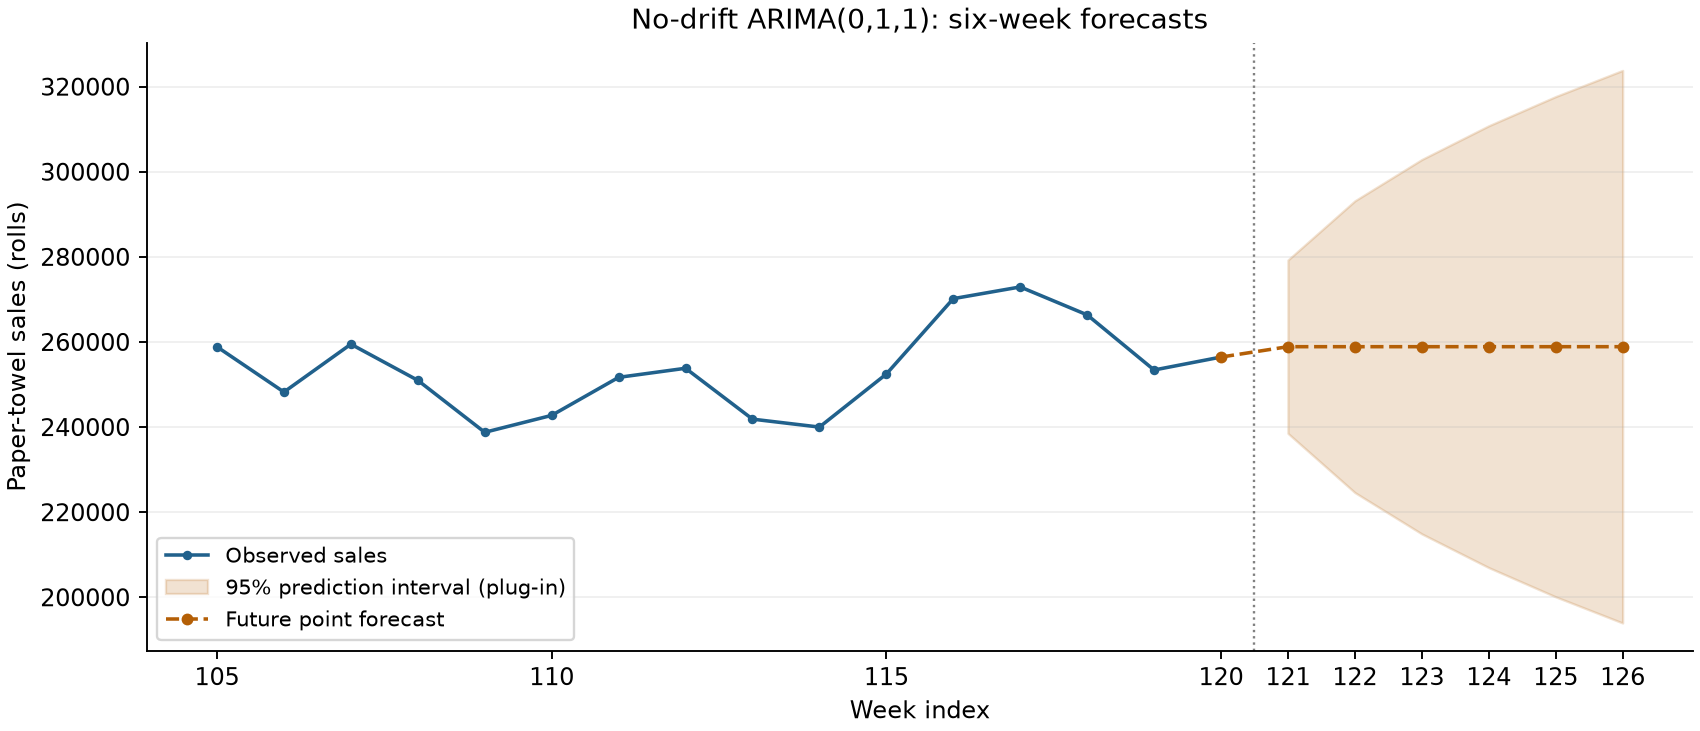

This chart was generated by the following Python code:
import csv
import json
import numpy as np
from scipy.optimize import minimize_scalar
from scipy.stats import norm
import matplotlib
matplotlib.use('Agg')
import matplotlib.pyplot as plt

with open('paper_towels.csv',newline='') as f:
    data=list(csv.reader(f))
y=np.array([float(r[1]) for r in data[1:]])
w=np.diff(y)
def errors(theta):
    prev=0.; out=[]
    for z in w:
        prev=z-theta*prev
        out.append(prev)
    return np.array(out)
fit=minimize_scalar(lambda theta:float(np.sum(errors(theta)**2)),bounds=(-.999,.999),method='bounded',options={'xatol':1e-13})
theta=float(fit.x); e=errors(theta)
# Residual variance estimate: 119 conditional errors minus one fitted coefficient.
sigma2=float(e@e/(len(e)-1))
h=np.arange(1,7)
forecast=float(y[-1]+theta*e[-1])
variance=sigma2*(1+(h-1)*(1+theta)**2)
se=np.sqrt(variance)
z=float(norm.ppf(.975))
mean=np.full(6,100000+10000*forecast)
lo=100000+10000*(forecast-z*se)
hi=100000+10000*(forecast+z*se)
rows=[{'week':int(120+k),'horizon':int(k),'point_rolls':float(m),'lower95_rolls':float(l),'upper95_rolls':float(u),'forecast_SE_recorded_units':float(s)} for k,m,l,u,s in zip(h,mean,lo,hi,se)]
result={'theta_hat_plus_convention':theta,'last_error':float(e[-1]),'sigma2_estimate_SSE_over_118':sigma2,
        'last_observed_rolls':float(100000+10000*y[-1]),'forecast_change_week121':float(theta*e[-1]),
        'assumptions':'Independent Gaussian innovations with constant variance; fitted theta and last innovation treated as known; parameter and model uncertainty omitted.',
        'forecasts':rows}
with open('paper_towels_forecast_08_results.json','w') as f:
    json.dump(result,f,indent=2)
with open('paper_towels_forecast_08.csv','w',newline='') as f:
    writer=csv.DictWriter(f,fieldnames=list(rows[0]))
    writer.writeheader(); writer.writerows(rows)
fig,ax=plt.subplots(figsize=(10,4.3),constrained_layout=True)
ax.plot(np.arange(105,121),100000+10000*y[104:],color='#21618c',marker='o',ms=3,label='Observed sales')
ax.fill_between(120+h,lo,hi,color='#b45f06',alpha=.18,label='95% prediction interval (plug-in)')
ax.plot(np.r_[120,120+h],np.r_[100000+10000*y[-1],mean],'o--',color='#b45f06',ms=4,label='Future point forecast')
ax.axvline(120.5,color='gray',ls=':',lw=1)
ax.set(xlabel='Week index',ylabel='Paper-towel sales (rolls)',title='No-drift ARIMA(0,1,1): six-week forecasts',xticks=[105,110,115,120,121,122,123,124,125,126])
ax.ticklabel_format(axis='y',style='plain',useOffset=False)
ax.legend(fontsize=9,loc='lower left')
ax.grid(axis='y',alpha=.2)
ax.spines[['top','right']].set_visible(False)
fig.savefig('paper_towels_forecast_08.png',dpi=170)
print(json.dumps(result,indent=2))
